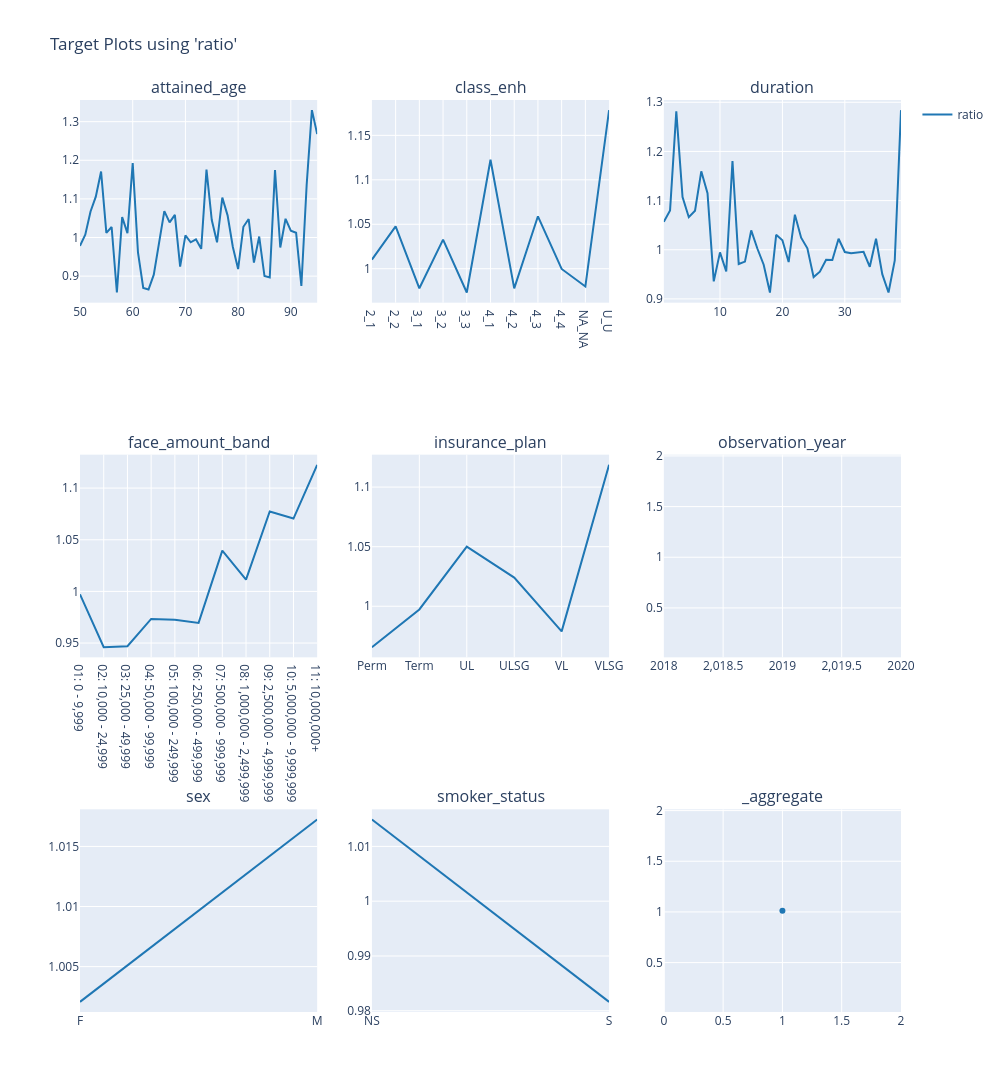

Notebook cell for this chart:
### Code cell
# test set
charters.target(
    df=model_data.loc[X_test.index],
    target="ratio",
    cols=3,
    features=model_features,
    numerator=["death_claim_amount"],
    denominator=["exp_amt_neural"],
).show()

### Figure 1 — Plotly figure (JSON) as saved in the notebook; plotly's stock layout.template omitted (floating-point values rounded to 4 significant figures)
{"data": [{"line": {"color": "#1F77B4"}, "mode": "lines", "name": "ratio", "showlegend": true, "type": "scatter", "x": [50, 51, 52, 53, 54, 55, 56, 57, 58, 59, 60, 61, 62, 63, 64, 65, 66, 67, 68, 69, 70, 71, 72, 73, 74, 75, 76, 77, 78, 79, 80, 81, 82, 83, 84, 85, 86, 87, 88, 89, 90, 91, 92, 93, 94, 95], "xaxis": "x", "y": [0.9782, 1.007, 1.067, 1.106, 1.171, 1.012, 1.027, 0.8575, 1.053, 1.011, 1.193, 0.9613, 0.8694, 0.8653, 0.9038, 0.9905, 1.068, 1.039, 1.059, 0.9245, 1.005, 0.9877, 0.9953, 0.9707, 1.176, 1.045, 0.9876, 1.103, 1.057, 0.9754, 0.9183, 1.028, 1.048, 0.935, 1.002, 0.9002, 0.8965, 1.175, 0.974, 1.048, 1.018, 1.012, 0.8745, 1.135, 1.33, 1.268], "yaxis": "y"}, {"line": {"color": "#1F77B4"}, "mode": "lines", "name": "ratio", "showlegend": false, "type": "scatter", "x": ["2_1", "2_2", "3_1", "3_2", "3_3", "4_1", "4_2", "4_3", "4_4", "NA_NA", "U_U"], "xaxis": "x2", "y": [1.01, 1.048, 0.978, 1.033, 0.9732, 1.123, 0.9779, 1.059, 0.9998, 0.98, 1.178], "yaxis": "y2"}, {"line": {"color": "#1F77B4"}, "mode": "lines", "name": "ratio", "showlegend": false, "type": "scatter", "x": [1, 2, 3, 4, 5, 6, 7, 8, 9, 10, 11, 12, 13, 14, 15, 16, 17, 18, 19, 20, 21, 22, 23, 24, 25, 26, 27, 28, 29, 30, 31, 32, 33, 34, 35, 36, 37, 38, 39], "xaxis": "x3", "y": [1.057, 1.08, 1.281, 1.107, 1.066, 1.079, 1.16, 1.115, 0.9356, 0.9947, 0.9557, 1.18, 0.9709, 0.9758, 1.039, 1.002, 0.9695, 0.913, 1.03, 1.019, 0.9749, 1.071, 1.024, 1.003, 0.9443, 0.9553, 0.9797, 0.9792, 1.022, 0.9954, 0.993, 0.9949, 0.9958, 0.9654, 1.022, 0.9504, 0.9129, 0.9782, 1.284], "yaxis": "y3"}, {"line": {"color": "#1F77B4"}, "mode": "lines", "name": "ratio", "showlegend": false, "type": "scatter", "x": ["01: 0 - 9,999", "02: 10,000 - 24,999", "03: 25,000 - 49,999", "04: 50,000 - 99,999", "05: 100,000 - 249,999", "06: 250,000 - 499,999", "07: 500,000 - 999,999", "08: 1,000,000 - 2,499,999", "09: 2,500,000 - 4,999,999", "10: 5,000,000 - 9,999,999", "11: 10,000,000+"], "xaxis": "x4", "y": [0.9972, 0.946, 0.9469, 0.9734, 0.9726, 0.9695, 1.039, 1.011, 1.077, 1.071, 1.123], "yaxis": "y4"}, {"line": {"color": "#1F77B4"}, "mode": "lines", "name": "ratio", "showlegend": false, "type": "scatter", "x": ["Perm", "Term", "UL", "ULSG", "VL", "VLSG"], "xaxis": "x5", "y": [0.9656, 0.9973, 1.05, 1.024, 0.9789, 1.119], "yaxis": "y5"}, {"line": {"color": "#1F77B4"}, "mode": "lines", "name": "ratio", "showlegend": false, "type": "scatter", "x": [2019], "xaxis": "x6", "y": [1.012], "yaxis": "y6"}, {"line": {"color": "#1F77B4"}, "mode": "lines", "name": "ratio", "showlegend": false, "type": "scatter", "x": ["F", "M"], "xaxis": "x7", "y": [1.002, 1.017], "yaxis": "y7"}, {"line": {"color": "#1F77B4"}, "mode": "lines", "name": "ratio", "showlegend": false, "type": "scatter", "x": ["NS", "S"], "xaxis": "x8", "y": [1.015, 0.9816], "yaxis": "y8"}, {"line": {"color": "#1F77B4"}, "mode": "markers", "name": "ratio", "showlegend": false, "type": "scatter", "x": [1], "xaxis": "x9", "y": [1.012], "yaxis": "y9"}], "layout": {"annotations": [{"font": {"size": 16}, "showarrow": false, "text": "attained_age", "x": 0.1444, "xanchor": "center", "xref": "paper", "y": 1, "yanchor": "bottom", "yref": "paper"}, {"font": {"size": 16}, "showarrow": false, "text": "class_enh", "x": 0.5, "xanchor": "center", "xref": "paper", "y": 1, "yanchor": "bottom", "yref": "paper"}, {"font": {"size": 16}, "showarrow": false, "text": "duration", "x": 0.8556, "xanchor": "center", "xref": "paper", "y": 1, "yanchor": "bottom", "yref": "paper"}, {"font": {"size": 16}, "showarrow": false, "text": "face_amount_band", "x": 0.1444, "xanchor": "center", "xref": "paper", "y": 0.6111, "yanchor": "bottom", "yref": "paper"}, {"font": {"size": 16}, "showarrow": false, "text": "insurance_plan", "x": 0.5, "xanchor": "center", "xref": "paper", "y": 0.6111, "yanchor": "bottom", "yref": "paper"}, {"font": {"size": 16}, "showarrow": false, "text": "observation_year", "x": 0.8556, "xanchor": "center", "xref": "paper", "y": 0.6111, "yanchor": "bottom", "yref": "paper"}, {"font": {"size": 16}, "showarrow": false, "text": "sex", "x": 0.1444, "xanchor": "center", "xref": "paper", "y": 0.2222, "yanchor": "bottom", "yref": "paper"}, {"font": {"size": 16}, "showarrow": false, "text": "smoker_status", "x": 0.5, "xanchor": "center", "xref": "paper", "y": 0.2222, "yanchor": "bottom", "yref": "paper"}, {"font": {"size": 16}, "showarrow": false, "text": "_aggregate", "x": 0.8556, "xanchor": "center", "xref": "paper", "y": 0.2222, "yanchor": "bottom", "yref": "paper"}], "height": 1200, "legend": {"orientation": "v", "x": 1.02, "xanchor": "left", "y": 1, "yanchor": "top"}, "title": {"text": "Target Plots using 'ratio'"}, "width": 1000, "xaxis": {"anchor": "y", "domain": [0, 0.2889]}, "xaxis2": {"anchor": "y2", "domain": [0.3556, 0.6444]}, "xaxis3": {"anchor": "y3", "domain": [0.7111, 1]}, "xaxis4": {"anchor": "y4", "domain": [0, 0.2889]}, "xaxis5": {"anchor": "y5", "domain": [0.3556, 0.6444]}, "xaxis6": {"anchor": "y6", "domain": [0.7111, 1]}, "xaxis7": {"anchor": "y7", "domain": [0, 0.2889]}, "xaxis8": {"anchor": "y8", "domain": [0.3556, 0.6444]}, "xaxis9": {"anchor": "y9", "domain": [0.7111, 1]}, "yaxis": {"anchor": "x", "domain": [0.7778, 1], "type": "-"}, "yaxis2": {"anchor": "x2", "domain": [0.7778, 1]}, "yaxis3": {"anchor": "x3", "domain": [0.7778, 1]}, "yaxis4": {"anchor": "x4", "domain": [0.3889, 0.6111]}, "yaxis5": {"anchor": "x5", "domain": [0.3889, 0.6111]}, "yaxis6": {"anchor": "x6", "domain": [0.3889, 0.6111]}, "yaxis7": {"anchor": "x7", "domain": [0, 0.2222]}, "yaxis8": {"anchor": "x8", "domain": [0, 0.2222]}, "yaxis9": {"anchor": "x9", "domain": [0, 0.2222]}}}
